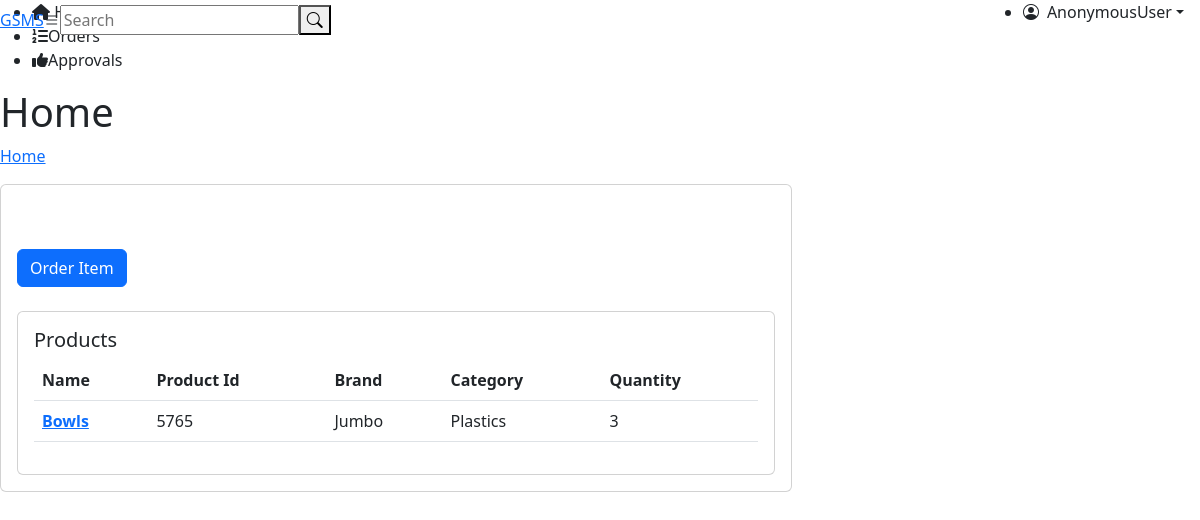
The page /home_page on the database its author committed.
### DSMS/models.py (models this page shows)
class Product(models.Model):
    category = models.CharField(max_length=50, blank=True, null=True)
    product_name = models.CharField(max_length=50)
    product_id = models.CharField(max_length=20)
    product_quantity = models.IntegerField(null=True)
    brand = models.CharField(max_length=50, default='N/A')

### DSMS/views.py (the view)
def engineers_page(request):
    queryset = Product.objects.all()
    context = {
        'queryset': queryset
    }
    return render(request, 'home_page.html', context)

### template/home_page.html (shortened to what this page needs)
{% load static %}
<!DOCTYPE html>
<html lang="en">
<head>
  <link href="{% static 'assets/vendor/bootstrap/css/bootstrap.min.css' %}" rel="stylesheet">
  <link href="{% static 'assets/vendor/bootstrap-icons/bootstrap-icons.css' %}" rel="stylesheet">
  <link href="{% static 'assets/vendor/boxicons/css/boxicons.min.css' %}" rel="stylesheet">
  <link href="{% static 'assets/vendor/quill/quill.snow.css' %}" rel="stylesheet">
  <link href="{% static 'assets/vendor/quill/quill.bubble.css' %}" rel="stylesheet">
  <link href="{% static 'assets/vendor/remixicon/remixicon.css' %}" rel="stylesheet">
  <link href="{% static 'assets/vendor/simple-datatables/style.css' %}" rel="stylesheet">
  <link href="{% static 'assets/css/style.css' %}" rel="stylesheet">
</head>
<body>
  <header id="header" class="header fixed-top d-flex align-items-center">
    <div class="d-flex align-items-center justify-content-between">
      <a href="index.html" class="logo d-flex align-items-center">
        <span class="d-none d-lg-block">GSMS</span>
      </a>
      <i class="bi bi-list toggle-sidebar-btn"></i>
    </div>
    <div class="search-bar">
      <form class="search-form d-flex align-items-center" method="POST" action="#">
        <input type="text" name="query" placeholder="Search" title="Enter search keyword">
        <button type="submit" title="Search"><i class="bi bi-search"></i></button>
      </form>
    </div>
    <nav class="header-nav ms-auto">
      <ul class="d-flex align-items-center">
        <li class="nav-item dropdown pe-3">
          <a class="nav-link nav-profile d-flex align-items-center pe-0" href="#" data-bs-toggle="dropdown">
            <i class="bi bi-person-circle"></i>
            <span class="d-none d-md-block dropdown-toggle ps-2">{{user}}</span>
          </a>
        </li>
      </ul>
    </nav>
  </header>
  <aside id="sidebar" class="sidebar">
    <ul class="sidebar-nav" id="sidebar-nav">
      <li class="nav-item">
        <a class="nav-link " href="home_page">
          <i class="fa fa-home" aria-hidden="true"></i>
          <span>Home</span>
        </a>
      </li>
      <li class="nav-item">
        <a class="nav-link collapsed" href="home_order">
          <i class="fa fa-list-ol" aria-hidden="true"></i><span>Orders</span></i>
        </a>
      </li>
      <li class="nav-item">
        <a class="nav-link collapsed" href="home_approvals">
          <i class="fa fa-thumbs-up" aria-hidden="true"></i><span>Approvals</span></i>
        </a>
      </li>
    </ul>
  </aside>
  <main id="main" class="main">
    <div class="pagetitle">
      <h1>Home</h1>
      <nav>
        <ol class="breadcrumb">
          <li class="breadcrumb-item"><a href="index.html">Home</a></li>
        </ol>
      </nav>
    </div>
    <section class="section dashboard">
      <div class="row">
        <div class="col-lg-8">
          <div class="row">
            <div class="col-12">
              <div class="card recent-sales overflow-auto">
                <div class="card-body">
                    <br><br>
                  <button type="button" class="btn btn-primary" data-bs-toggle="modal" data-bs-target="#staticBackdrop">
                    Order Item
                  </button>
                  <br><br>
            <div class="col-12">
              <div class="card recent-sales overflow-auto">
                <div class="card-body">
                 <h5 class="card-title">Products</h5>
                  <table class="table table-hover datatable">
                    <thead>
                      <tr>
                        <th scope="col">Name</th>
                        <th scope="col">Product Id</th>
                        <th scope="col">Brand</th>
                        <th scope="col">Category</th>
                        <th scope="col">Quantity</th>
                      </tr>
                    </thead>
                    <tbody>
                        {% for instance in queryset %}
                      <tr>
                        <th scope="row"><a href="order_list">{{instance.product_name}}</a></th>
                        <td>{{instance.product_id}}</td>
                        <td>{{instance.brand}}</td>
                        <td>{{instance.category}}</td>
                        <td>{{instance.product_quantity}}</td>
                      </tr>
                      {% endfor %}
                    </tbody>
                </table>
                </div>
              </div>
            </div>
          </div>
        </div>
      </div>
    </section>
  </main>
</body>
</html>

### rows shown on the page
Product: product_name "Bowls", product_id "5765", brand "Jumbo", category "Plastics", product_quantity "3"

### other values the page prints
{{ user }} "AnonymousUser"
